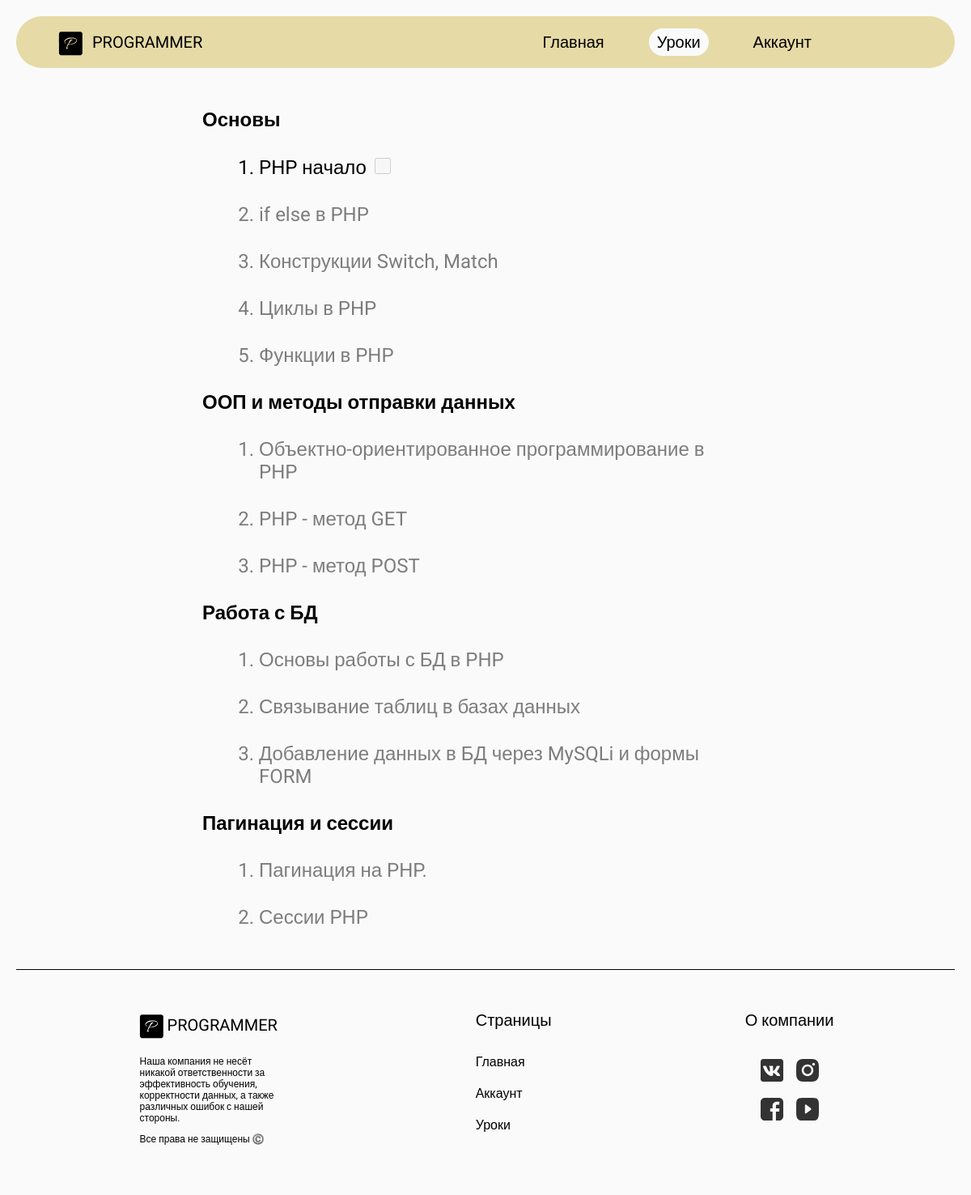
/lessons (signed in), run on the app's committed database.
### app.py (models this page shows)
class Chapter(db.Model):
    __tablename__ = 'chapters'
    id = db.Column(db.Integer, primary_key=True)
    title = db.Column(db.String(100), nullable=False)
    lessons = db.relationship('Lessons', backref='chapter', lazy=True)

class Lessons(db.Model):
    __tablename__ = 'lessons'
    id = db.Column(db.Integer, primary_key=True)
    title = db.Column(db.String(100), nullable=False)
    text = db.Column(db.Text, nullable=False)
    chapter_id = db.Column(db.Integer, db.ForeignKey('chapters.id'), nullable=True)
    questions = db.relationship('Questions', backref='lesson', lazy=True)
    passed = db.relationship('UsersPassed', backref='lesson', lazy=True)

### app.py (the view)
@app.route('/lessons', methods=['GET','POST'])
@checkToken
def lessons():
    user_session = session.get('user_session')
    if user_session:
        chapters = Chapter.query.all()
        passed_lesson = UsersPassed.query.filter_by(user=session['user_session']).all()
        passed_lessons = set()
        for passed in passed_lesson:
            if passed.is_passed:
                passed_lessons.add(passed.lesson_id)
        its_next_lesson = set()
        if not passed_lessons and chapters:
            first_chapter = chapters[0]
            if first_chapter.lessons:
                first_lesson = sorted(first_chapter.lessons, key=lambda x: x.id)[0]
                its_next_lesson.add(first_lesson.id)
        else:
            for chapter in chapters:
                chapter_lessons = sorted([lesson for lesson in chapter.lessons if lesson.id not in passed_lessons], key=lambda x: x.id)
                if chapter_lessons:
                    its_next_lesson.add(chapter_lessons[0].id)
                    break
        return render_template('lessons.html', active_page='lessons', chapters=chapters, passed_lessons=passed_lessons, its_next_lesson=its_next_lesson)
    else:
        return render_template('lessons.html', active_page='lessons')

### app.py (called while the page is built)
def checkToken(f):
    @wraps(f)
    def decorated_function(*args, **kwargs):
        token = request.cookies.get(TOKEN_NAME)
        if token:
            user = UsersDB.query.filter_by(token=token).first()
            if user:
                session['user_session'] = user.username
                session['user_status'] = user.status
        return f(*args, **kwargs)
    return decorated_function

@app.before_request
def before_request():
    if 'user_session' not in session:
        token = request.cookies.get(TOKEN_NAME)
        if token:
            user = UsersDB.query.filter_by(token=token).first()
            if user:
                session['user_session'] = user.username
                session['user_status'] = user.status

### templates/lessons.html (shortened to what this page needs)
{% extends 'pattern.html' %}
{% block main %}
{% if session['user_session'] %}
        <div class="lessons">
            {% for chapter in chapters %}
            <div class="lessons-chapter">
                <h2 class="lessons-chapter-title">{{ chapter.title }}</h2>
                <ol class="lessons-list">
                    {% for lesson in chapter.lessons %}
                        {% if lesson.id in passed_lessons %}
                            <li class="lessons-list-elem"><a href="{{ url_for('lesson', lesson_id=lesson.id) }}">{{ lesson.title }}</a>
                            {% if lesson.id in its_next_lesson %}<input type="checkbox" disabled>
                            {% else %} <input type="checkbox" checked disabled>
                            {% endif %}</li>
                        {% elif lesson.id in its_next_lesson %}
                            <li class="lessons-list-elem"><a href="{{ url_for('lesson', lesson_id=lesson.id) }}">{{ lesson.title }}</a><input type="checkbox" disabled></li>
                        {% else %}
                            <li class="lessons-list-elem lessons-list-elem_block">{{ lesson.title }}</li>
                        {% endif %}
                    {% endfor %}
                </ol>
            </div>
            {% endfor %}
        </div>
    {% endif %}
{% endblock %}

### static/css/main.css (style rules this page uses)
body { margin: 0; }
html { background-color: rgb(250, 250, 250); }
.lessons { width: 700px; margin: 50px auto; }
.lessons .lessons-list .lessons-list-elem { font-size: 24px; margin: 30px; }
.lessons .lessons-list .lessons-list-elem a { text-decoration: none; color: black; transition: 0.3s ease; }
.lessons .lessons-list .lessons-list-elem input { width: 20px; height: 20px; margin-left: 10px; }
.lessons .lessons-list .lessons-list-elem_block { color: rgba(0, 0, 0, 0.5); }

### templates/pattern.html (style rules this page uses)
* { font-family: "Roboto", sans-serif; }

### data on the page
Chapter: title "Основы"
Lessons: title "PHP начало"
Lessons: title "if else в PHP"
Lessons: title "Конструкции Switch, Match"
Lessons: title "Циклы в PHP"
Lessons: title "Функции в PHP"
Chapter: title "ООП и методы отправки данных"
Lessons: title "Объектно-ориентированное программирование в PHP"
Lessons: title "PHP - метод GET"
Lessons: title "PHP - метод POST"
Chapter: title "Работа с БД"
Lessons: title "Основы работы с БД в PHP"
Lessons: title "Связывание таблиц в базах данных"
Lessons: title "Добавление данных в БД через MySQLi и формы FORM"
Chapter: title "Пагинация и сессии"
Lessons: title "Пагинация на PHP."
Lessons: title "Сессии PHP"
